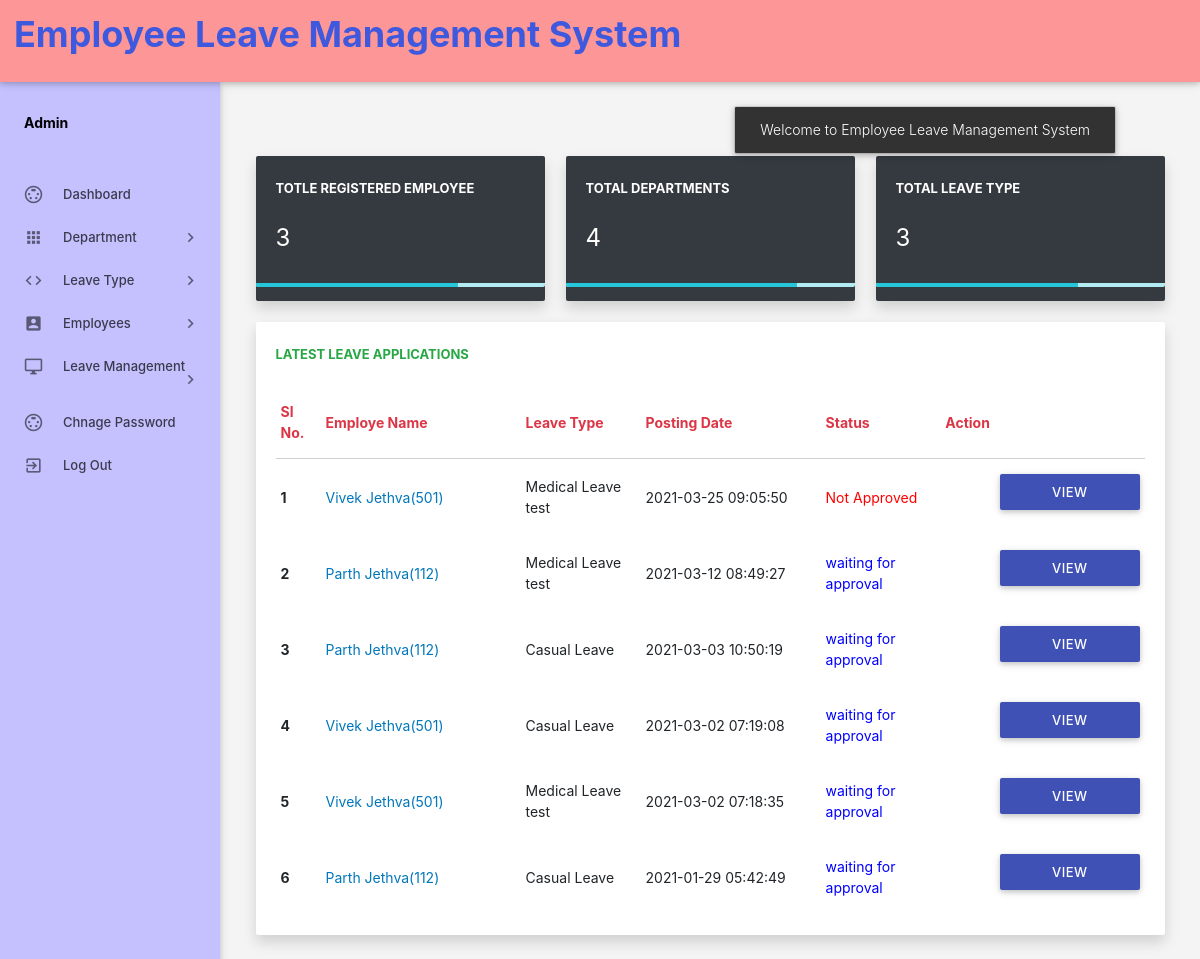
The app's page /elms/admin/dashboard.php (signed in) with its own data.
### tables this page shows
CREATE TABLE `tblleaves` (
  `id` int(11) NOT NULL,
  `LeaveType` varchar(110) NOT NULL,
  `ToDate` varchar(120) NOT NULL,
  `FromDate` varchar(120) NOT NULL,
  `Description` mediumtext NOT NULL,
  `PostingDate` timestamp NOT NULL DEFAULT current_timestamp(),
  `AdminRemark` mediumtext DEFAULT NULL,
  `AdminRemarkDate` varchar(120) DEFAULT NULL,
  `Status` int(1) NOT NULL,
  `IsRead` int(1) NOT NULL,
  `empid` int(11) DEFAULT NULL
);

CREATE TABLE `tblemployees` (
  `id` int(11) NOT NULL,
  `EmpId` varchar(100) NOT NULL,
  `FirstName` varchar(150) NOT NULL,
  `LastName` varchar(150) NOT NULL,
  `EmailId` varchar(200) NOT NULL,
  `Password` varchar(180) NOT NULL,
  `Gender` varchar(100) NOT NULL,
  `Dob` varchar(100) NOT NULL,
  `Department` varchar(255) NOT NULL,
  `Address` varchar(255) NOT NULL,
  `City` varchar(200) NOT NULL,
  `Country` varchar(150) NOT NULL,
  `Phonenumber` char(11) NOT NULL,
  `Status` int(1) NOT NULL,
  `RegDate` timestamp NOT NULL DEFAULT current_timestamp()
);

### elms/admin/dashboard.php (the view, shortened to what this page needs)
<?php
include('includes/config.php');
if(strlen($_SESSION['alogin'])==0)
    {
header('location:index.php');
}
else{
?>
<!DOCTYPE html>
<html lang="en">
    <head>
        <link rel="stylesheet" href="https://maxcdn.bootstrapcdn.com/bootstrap/4.5.0/css/bootstrap.min.css">
        <link type="text/css" rel="stylesheet" href="../assets/plugins/materialize/css/materialize.css"/>
        <link href="../assets/plugins/metrojs/MetroJs.min.css" rel="stylesheet">
        <link href="../assets/plugins/weather-icons-master/css/weather-icons.min.css" rel="stylesheet">
        <link href="../assets/css/alpha.min.css" rel="stylesheet" type="text/css"/>
        <link href="../assets/css/style.css" rel="stylesheet" type="text/css"/>
    </head>
    <body>
           <?php include('includes/header.php');?>
           <?php include('includes/sidebar.php');?>
            <main class="mn-inner mt-5">
                <div class="">
                    <div class="row no-m-t no-m-b">
                    <div class="col s12 m12 col-md-4 l4">
                        <div class="card stats-card border-0 shadow bg-dark ">
                            <div class="card-content">
                                <span class="card-title text-white">Totle Registered Employee</span>
                                <span class="stats-counter text-white">
<?php
$sql = "SELECT id from tblemployees";
$query = $dbh -> prepare($sql);
$query->execute();
$empcount=$query->rowCount();
?>
                                    <span class="counter"><?php echo htmlentities($empcount);?></span></span>
                            </div>
                            <div class="progress stats-card-progress">
                                <div class="determinate" style="width: 70%"></div>
                            </div>
                        </div>
                    </div>
                        <div class="col s12 m12 col-md-4 l4">
                        <div class="card stats-card border-0 shadow bg-dark">
                            <div class="card-content">
                                <span class="card-title text-white">Total Departments </span>
    <?php
$sql = "SELECT id from tbldepartments";
$query = $dbh -> prepare($sql);
$query->execute();
$dptcount=$query->rowCount();
?>
                                <span class="stats-counter text-white"><span class="counter"><?php echo htmlentities($dptcount);?></span></span>
                            </div>
                            <div class="progress stats-card-progress">
                                <div class="determinate" style="width: 80%"></div>
                            </div>
                        </div>
                    </div>
                    <div class="col s12 m12 col-md-4 l4">
                        <div class="card stats-card border-0 shadow bg-dark">
                            <div class="card-content">
                                <span class="card-title text-white">Total leave Type</span>
                                    <?php
$sql = "SELECT id from  tblleavetype";
$query = $dbh -> prepare($sql);
$query->execute();
$leavtypcount=$query->rowCount();
?>
                                <span class="stats-counter text-white"><span class="counter"><?php echo htmlentities($leavtypcount);?></span></span>
                            </div>
                            <div class="progress stats-card-progress">
                                <div class="determinate" style="width: 70%"></div>
                            </div>
                        </div>
                    </div>
                </div>
                    <div class="row no-m-t no-m-b">
                        <div class="col s12 m12 l12 col-md-12">
                            <div class="card invoices-card border-0 shadow">
                                <div class="card-content">
                                    <span class="card-title x-large text-success">Latest Leave Applications</span>
                             <table id="example" class="display responsive-table bg-transparent">
                                    <thead>
                                        <tr>
                                            <th class="text-danger">Sl No.</th>
                                            <th width="200" class="text-danger">Employe Name</th>
                                            <th width="120" class="text-danger">Leave Type</th>
                                             <th width="180" class="text-danger">Posting Date</th>
                                            <th class="text-danger">Status</th>
                                            <th align="center" class="text-danger text-center" >Action</th>
                                        </tr>
                                    </thead>
                                    <tbody>
<?php $sql = "SELECT tblleaves.id as lid,tblemployees.FirstName,tblemployees.LastName,tblemployees.EmpId,tblemployees.id,tblleaves.LeaveType,tblleaves.PostingDate,tblleaves.Status from tblleaves join tblemployees on tblleaves.empid=tblemployees.id order by lid desc limit 6";
$query = $dbh -> prepare($sql);
$query->execute();
$results=$query->fetchAll(PDO::FETCH_OBJ);
$cnt=1;
if($query->rowCount() > 0)
{
foreach($results as $result)
{
      ?>
                                        <tr>
                                            <td> <b><?php echo htmlentities($cnt);?></b></td>
                                              <td><a href="#" target="_self"><?php echo htmlentities($result->FirstName." ".$result->LastName);?>(<?php echo htmlentities($result->EmpId);?>)</a></td>
                                            <td><?php echo htmlentities($result->LeaveType);?></td>
                                            <td><?php echo htmlentities($result->PostingDate);?></td>
                                                                       <td><?php $stats=$result->Status;
                                                if($stats==1){
                                             ?>
                                                 <span style="color: green">Approved</span>
                                                 <?php } if($stats==2)  { ?>
                                                <span style="color: red">Not Approved</span>
                                                 <?php } if($stats==0)  { ?>
                                                <span style="color: blue">waiting for approval</span>
                                            <?php } ?>
                                             </td>
          <td>
           <td><a href="leave-details.php?leaveid=<?php echo htmlentities($result->lid);?>" class="waves-effect waves-light btn blue m-b-xs"  > View Details</a></td>
                                    </tr>
                                         <?php $cnt++;} }?>
                                    </tbody>
                                </table>
                                </div>
                            </div>
                        </div>
                    </div>
                </div>
            </main>
        </div>
    </body>
</html>
<?php } ?>

### elms/assets/css/style.css (style rules this page uses)
.btn { background: #3f51b5!important; }

### records on screen
tblleaves: tblemployees.FirstName+LastName "Vivek Jethva", tblemployees.EmpId "501", LeaveType "Medical Leave test", PostingDate "2021-03-25 09:05:50", Status "Not Approved"
tblleaves: tblemployees.FirstName+LastName "Parth Jethva", tblemployees.EmpId "112", LeaveType "Medical Leave test", PostingDate "2021-03-12 08:49:27", Status "waiting for approval"
tblleaves: tblemployees.FirstName+LastName "Parth Jethva", tblemployees.EmpId "112", LeaveType "Casual Leave", PostingDate "2021-03-03 10:50:19", Status "waiting for approval"
tblleaves: tblemployees.FirstName+LastName "Vivek Jethva", tblemployees.EmpId "501", LeaveType "Casual Leave", PostingDate "2021-03-02 07:19:08", Status "waiting for approval"
tblleaves: tblemployees.FirstName+LastName "Vivek Jethva", tblemployees.EmpId "501", LeaveType "Medical Leave test", PostingDate "2021-03-02 07:18:35", Status "waiting for approval"
tblleaves: tblemployees.FirstName+LastName "Parth Jethva", tblemployees.EmpId "112", LeaveType "Casual Leave", PostingDate "2021-01-29 05:42:49", Status "waiting for approval"

### other values on screen
$empcount "3"
$dptcount "4"
$leavtypcount "3"
